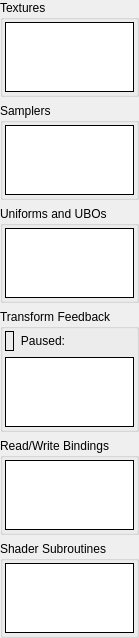
         <widget class="QWidget" name="gsScrollContents">
          <property name="geometry">
           <rect>
            <x>0</x>
            <y>0</y>
            <width>117</width>
            <height>544</height>
           </rect>
          </property>
          <layout class="QVBoxLayout" name="verticalLayout_13">
           <property name="leftMargin">
            <number>0</number>
           </property>
           <property name="topMargin">
            <number>0</number>
           </property>
           <property name="rightMargin">
            <number>0</number>
           </property>
           <property name="bottomMargin">
            <number>0</number>
           </property>
           <item>
            <widget class="CollapseGroupBox" name="gsTexGroup">
             <property name="sizePolicy">
              <sizepolicy hsizetype="Preferred" vsizetype="Expanding">
               <horstretch>0</horstretch>
               <verstretch>1</verstretch>
              </sizepolicy>
             </property>
             <property name="title">
              <string>Textures</string>
             </property>
             <layout class="QHBoxLayout" name="horizontalLayout_20">
              <property name="leftMargin">
               <number>2</number>
              </property>
              <property name="topMargin">
               <number>2</number>
              </property>
              <property name="rightMargin">
               <number>2</number>
              </property>
              <property name="bottomMargin">
               <number>2</number>
              </property>
              <item>
               <widget class="RDTreeWidget" name="gsTextures">
                <property name="frameShape">
                 <enum>QFrame::Box</enum>
                </property>
                <property name="frameShadow">
                 <enum>QFrame::Plain</enum>
                </property>
                <property name="editTriggers">
                 <set>QAbstractItemView::NoEditTriggers</set>
                </property>
                <property name="showDropIndicator" stdset="0">
                 <bool>false</bool>
                </property>
                <property name="rootIsDecorated">
                 <bool>false</bool>
                </property>
                <property name="allColumnsShowFocus">
                 <bool>true</bool>
                </property>
                <attribute name="headerStretchLastSection">
                 <bool>false</bool>
                </attribute>
               </widget>
              </item>
             </layout>
            </widget>
           </item>
           <item>
            <widget class="CollapseGroupBox" name="gsSamplerGroup">
             <property name="sizePolicy">
              <sizepolicy hsizetype="Preferred" vsizetype="Expanding">
               <horstretch>0</horstretch>
               <verstretch>1</verstretch>
              </sizepolicy>
             </property>
             <property name="title">
              <string>Samplers</string>
             </property>
             <layout class="QHBoxLayout" name="horizontalLayout_28">
              <property name="leftMargin">
               <number>2</number>
              </property>
              <property name="topMargin">
               <number>2</number>
              </property>
              <property name="rightMargin">
               <number>2</number>
              </property>
              <property name="bottomMargin">
               <number>2</number>
              </property>
              <item>
               <widget class="RDTreeWidget" name="gsSamplers">
                <property name="frameShape">
                 <enum>QFrame::Box</enum>
                </property>
                <property name="frameShadow">
                 <enum>QFrame::Plain</enum>
                </property>
                <property name="editTriggers">
                 <set>QAbstractItemView::NoEditTriggers</set>
                </property>
                <property name="showDropIndicator" stdset="0">
                 <bool>false</bool>
                </property>
                <property name="rootIsDecorated">
                 <bool>false</bool>
                </property>
                <property name="allColumnsShowFocus">
                 <bool>true</bool>
                </property>
                <attribute name="headerStretchLastSection">
                 <bool>false</bool>
                </attribute>
               </widget>
              </item>
             </layout>
            </widget>
           </item>
           <item>
            <widget class="CollapseGroupBox" name="gsUBOGroup">
             <property name="sizePolicy">
              <sizepolicy hsizetype="Preferred" vsizetype="Expanding">
               <horstretch>5</horstretch>
               <verstretch>1</verstretch>
              </sizepolicy>
             </property>
             <property name="title">
              <string>Uniforms and UBOs</string>
             </property>
             <layout class="QHBoxLayout" name="horizontalLayout_41">
              <property name="leftMargin">
               <number>2</number>
              </property>
              <property name="topMargin">
               <number>2</number>
              </property>
              <property name="rightMargin">
               <number>2</number>
              </property>
              <property name="bottomMargin">
               <number>2</number>
              </property>
              <item>
               <widget class="RDTreeWidget" name="gsUBOs">
                <property name="frameShape">
                 <enum>QFrame::Box</enum>
                </property>
                <property name="frameShadow">
                 <enum>QFrame::Plain</enum>
                </property>
                <property name="editTriggers">
                 <set>QAbstractItemView::NoEditTriggers</set>
                </property>
                <property name="showDropIndicator" stdset="0">
                 <bool>false</bool>
                </property>
                <property name="rootIsDecorated">
                 <bool>false</bool>
                </property>
                <property name="allColumnsShowFocus">
                 <bool>true</bool>
                </property>
                <attribute name="headerStretchLastSection">
                 <bool>false</bool>
                </attribute>
               </widget>
              </item>
             </layout>
            </widget>
           </item>
           <item>
            <widget class="CollapseGroupBox" name="xfbGroup">
             <property name="sizePolicy">
              <sizepolicy hsizetype="Preferred" vsizetype="Preferred">
               <horstretch>4</horstretch>
               <verstretch>1</verstretch>
              </sizepolicy>
             </property>
             <property name="title">
              <string>Transform Feedback</string>
             </property>
             <layout class="QGridLayout" name="gridLayout_3">
              <property name="leftMargin">
               <number>2</number>
              </property>
              <property name="topMargin">
               <number>2</number>
              </property>
              <property name="rightMargin">
               <number>2</number>
              </property>
              <property name="bottomMargin">
               <number>2</number>
              </property>
              <item row="0" column="0">
               <layout class="QHBoxLayout" name="xfbPaused_HLayout">
                <item>
                 <widget class="RDLabel" name="xfbObj">
                  <property name="frameShape">
                   <enum>QFrame::Box</enum>
                  </property>
                 </widget>
                </item>
                <item>
                 <widget class="QLabel" name="xfbPausedLabel">
                  <property name="text">
                   <string>Paused:</string>
                  </property>
                  <property name="alignment">
                   <set>Qt::AlignRight|Qt::AlignTrailing|Qt::AlignVCenter</set>
                  </property>
                 </widget>
                </item>
                <item>
                 <widget class="QLabel" name="xfbPaused">
                  <property name="text">
                   <string/>
                  </property>
                  <property name="pixmap">
                   <pixmap resource="../../Resources/resources.qrc">:/tick.png</pixmap>
                  </property>
                  <property name="alignment">
                   <set>Qt::AlignCenter</set>
                  </property>
                  <property name="margin">
                   <number>0</number>
                  </property>
                 </widget>
                </item>
                <item>
                 <spacer name="horizontalSpacer_2">
                  <property name="orientation">
                   <enum>Qt::Horizontal</enum>
                  </property>
                  <property name="sizeHint" stdset="0">
                   <size>
                    <width>40</width>
                    <height>20</height>
                   </size>
                  </property>
                 </spacer>
                </item>
               </layout>
              </item>
              <item row="4" column="0" colspan="2">
               <widget class="RDTreeWidget" name="xfbBuffers">
                <property name="frameShape">
                 <enum>QFrame::Box</enum>
                </property>
                <property name="frameShadow">
                 <enum>QFrame::Plain</enum>
                </property>
                <property name="editTriggers">
                 <set>QAbstractItemView::NoEditTriggers</set>
                </property>
                <property name="showDropIndicator" stdset="0">
                 <bool>false</bool>
                </property>
                <property name="rootIsDecorated">
                 <bool>false</bool>
                </property>
                <property name="allColumnsShowFocus">
                 <bool>true</bool>
                </property>
                <attribute name="headerStretchLastSection">
                 <bool>false</bool>
                </attribute>
               </widget>
              </item>
             </layout>
            </widget>
           </item>
           <item>
            <widget class="CollapseGroupBox" name="gsReadWriteGroup">
             <property name="sizePolicy">
              <sizepolicy hsizetype="Preferred" vsizetype="Expanding">
               <horstretch>0</horstretch>
               <verstretch>1</verstretch>
              </sizepolicy>
             </property>
             <property name="title">
              <string>Read/Write Bindings</string>
             </property>
             <layout class="QHBoxLayout" name="horizontalLayout_29">
              <property name="leftMargin">
               <number>2</number>
              </property>
              <property name="topMargin">
               <number>2</number>
              </property>
              <property name="rightMargin">
               <number>2</number>
              </property>
              <property name="bottomMargin">
               <number>2</number>
              </property>
              <item>
               <widget class="RDTreeWidget" name="gsReadWrite">
                <property name="frameShape">
                 <enum>QFrame::Box</enum>
                </property>
                <property name="frameShadow">
                 <enum>QFrame::Plain</enum>
                </property>
                <property name="editTriggers">
                 <set>QAbstractItemView::NoEditTriggers</set>
                </property>
                <property name="showDropIndicator" stdset="0">
                 <bool>false</bool>
                </property>
                <property name="rootIsDecorated">
                 <bool>false</bool>
                </property>
                <property name="allColumnsShowFocus">
                 <bool>true</bool>
                </property>
                <attribute name="headerStretchLastSection">
                 <bool>false</bool>
                </attribute>
               </widget>
              </item>
             </layout>
            </widget>
           </item>
           <item>
            <widget class="CollapseGroupBox" name="gsSubroutineGroup">
             <property name="sizePolicy">
              <sizepolicy hsizetype="Preferred" vsizetype="Expanding">
               <horstretch>0</horstretch>
               <verstretch>1</verstretch>
              </sizepolicy>
             </property>
             <property name="title">
              <string>Shader Subroutines</string>
             </property>
             <layout class="QHBoxLayout" name="horizontalLayout_18">
              <property name="leftMargin">
               <number>2</number>
              </property>
              <property name="topMargin">
               <number>2</number>
              </property>
              <property name="rightMargin">
               <number>2</number>
              </property>
              <property name="bottomMargin">
               <number>2</number>
              </property>
              <item>
               <widget class="RDTreeWidget" name="gsSubroutines">
                <property name="frameShape">
                 <enum>QFrame::Box</enum>
                </property>
                <property name="frameShadow">
                 <enum>QFrame::Plain</enum>
                </property>
                <property name="editTriggers">
                 <set>QAbstractItemView::NoEditTriggers</set>
                </property>
                <property name="showDropIndicator" stdset="0">
                 <bool>false</bool>
                </property>
                <property name="rootIsDecorated">
                 <bool>false</bool>
                </property>
                <property name="allColumnsShowFocus">
                 <bool>true</bool>
                </property>
                <attribute name="headerStretchLastSection">
                 <bool>false</bool>
                </attribute>
               </widget>
              </item>
             </layout>
            </widget>
           </item>
           <item>
            <spacer name="verticalSpacer_5">
             <property name="orientation">
              <enum>Qt::Vertical</enum>
             </property>
             <property name="sizeType">
              <enum>QSizePolicy::MinimumExpanding</enum>
             </property>
             <property name="sizeHint" stdset="0">
              <size>
               <width>0</width>
               <height>0</height>
              </size>
             </property>
            </spacer>
           </item>
          </layout>
         </widget>
